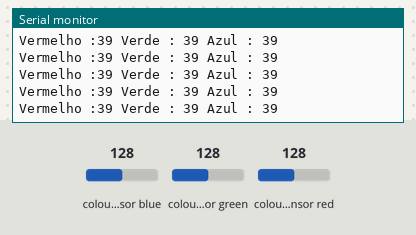
This program was run on a simulated Arduino Mega 2560, built with avr-gcc and run on an emulated ATmega2560. Parts: the last lines printed to the serial monitor. Wiring (inferred from the names in the program): TCS3200 colour sensor: output pin 10; S2 pin 12; S3 pin 11; S0 pin 8; S1 pin 9. The inputs (shaded band) are chosen by the test bench; at power-on: colour sensor blue 128, colour sensor green 128, colour sensor red 128.

Above: at 1.2 s.
1.3 s: colour sensor blue set to 5
At 2.3 s:
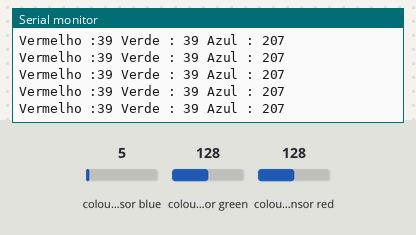
4.3 s: colour sensor green set to 5
At 5.4 s:
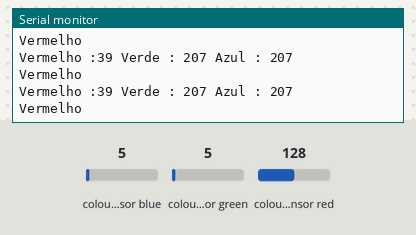
5.9 s: colour sensor red set to 5
At 6.03 s:
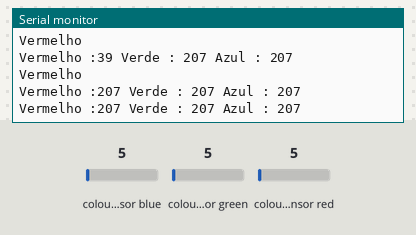

The program:

main.cpp
```cpp
#include<Arduino.h>
#include<Wire.h>

const int s0 = 8;
const int s1 = 9;
const int s2 = 12;
const int s3 = 11;
const int out = 10;

//Pinos do led RGB
int pinoledverm = 2;
int pinoledverd = 3;
int pinoledazul = 4;

//Variaveis cores
int red = 0;
int green = 0;
int blue = 0;

void setup(){
    pinMode(s0, OUTPUT);
    pinMode(s1, OUTPUT);
    pinMode(s2, OUTPUT);
    pinMode(s3, OUTPUT);
    pinMode(out, INPUT);
    Serial.begin(9600);
    digitalWrite(s0, HIGH);
    digitalWrite(s1, LOW);
}
void color(){
    //Rotina que le o valor das cores
    digitalWrite(s2, LOW);
    digitalWrite(s3, LOW);
    //count OUT, pRed, Vermelho
    red = pulseIn(out, HIGH);
    digitalWrite(s3, HIGH);
    //count OUT, pBLUE, Azul
    blue = pulseIn(out, HIGH);
    digitalWrite(s2, HIGH);
    //count OUT, pGreen, Verde
    green = pulseIn(out, HIGH);
}
void loop(){
    //Detecta a cor
    color();
    //Mostra valores no serial monitor
    Serial.print("Vermelho :");
    Serial.print(red);
    Serial.print(" Verde : ");
    Serial.print(green, DEC);
    Serial.print(" Azul : ");
    Serial.print(blue, DEC);
    Serial.println();

    //Verifica se a cor vermelha foi detectada
    if (red < blue && red < green && red < 100)
        Serial.println("Vermelho");
    //Verifica se a cor azul foi detectada
    else if (blue < red && blue < green && blue < 1000)
        Serial.println("Azul");
    //Verifica se a cor verde foi detectada
    else if (green < red && green < blue)
        Serial.println("Verde");

    Serial.println();
}
```

MotorDC.h
```cpp
#ifndef MOTORDC_H
#define MOTORDC_H
class MotorDC{
public:
    MotorDC(int pinoA,int pinoB,int pinoPwn);
    ~MotorDC();

    void andar_para_frente(int *velocidade);

    void andar_para_tras(int *velocidade);

    void parar();

private:
    int pinoA;
    int pinoB;
    int pinoPwn;  //de 0 a 250

    int velocidade;
};
#endif
```

MotorPasso.h
```cpp
#ifndef MOTORPASSO_H
#define MOTORPASSO_H
class MotorPasso{
public:
    MotorPasso();

    ~MotorPasso();

    void fechar();

    void abrir();
};

#endif
```

SensorCor.h
```cpp
#ifndef SENSOR_COR_H
class SensorCor{
public:
    SensorCor(int S2, int S3, double OUT, int s1, int s0);
    ~SensorCor();
    char ler_cor();
private:
    int S2;int S3; double OUT;int s1; int s0;
    void init(int s2, int s3, double OUT, int s1, int s0);
    double vermelho,azul,verde;
};

#endif
```

SensorUltrassom.h
```cpp
#include <Arduino.h>

class SensorUltrassom{
public:
	SensorUltrassom(int trigger, int echo);
	~SensorUltrassom();
	float distancia();
	float distancia_filtro();

private:
	void init(int out, int echo);
	int trigger;
	int echo;
	float dist;
};
```

MotorDC.cpp
```cpp
#include<MotorDC.h>
#include<Arduino.h>
#include<Wire.h>

MotorDC::MotorDC(int pinoA,int pinoB,int pinoPwn){
    this->pinoA = pinoA;
    this->pinoB = pinoB;
    this->pinoPwn = pinoPwn;
}
void MotorDC:: andar_para_frente(int* velocidade){
    digitalWrite(this->pinoA,HIGH);
    digitalWrite(this->pinoB, LOW);
    analogWrite(this->pinoPwn,*velocidade);

}
void MotorDC::andar_para_tras(int* velocidade){
    digitalWrite(this->pinoA, LOW);
    digitalWrite(this->pinoB, HIGH);
    analogWrite(this->pinoPwn, *velocidade);

}
void MotorDC::parar(){
    digitalWrite(this->pinoA, LOW);
    digitalWrite(this->pinoB, LOW);
}
```

MotorPasso.cpp
```cpp
#include<MotorPasso.h>
#include<Arduino.h>
#include<Wire.h>

MotorPasso::MotorPasso(){}

MotorPasso::~MotorPasso(){
    NULL;
}

void MotorPasso::abrir(){}

void MotorPasso::fechar(){}
```

SensorCor.cpp
```cpp
#include<SensorCor.h>
#include<Arduino.h>
void SensorCor::init(int s2,int s3, double out,int s1, int s0){
    this ->S2 = S2;
    this ->S3 = S3;
    this ->OUT = OUT;
    this->s1 = s1;
    this ->s0 =s0;
    pinMode(this->OUT, INPUT);
    pinMode(this->S2, OUTPUT);
    pinMode(this->S3, OUTPUT);
    pinMode(this->s0, OUTPUT);
    pinMode(this->s1, OUTPUT);
    digitalWrite(s0, HIGH);
    digitalWrite(s1, LOW);
}
SensorCor::~SensorCor(){
    ~this->S2 ;
    ~this->S3 ;
    ~this->s1 ;
    ~this->s0 ;
}
SensorCor::SensorCor(int S2, int S3, double OUT, int s1, int s0){
    /* Explicação PINOS:
        pinos S2, S3 são pinos de seleção para ligar a matriz
        correspondente de cada cor. pino OUT é a frequência que recebemos com aquela matriz
        que escolhemos.

        S2 LOW e S3 LOW == Vermelho
        S2 LOW e S3 HiGH == Azul
        S2 HIGH e S3 HIGH == Verde

    */
    this->init(S2,S3,OUT,s1,s0);
}
char SensorCor::ler_cor(){
    digitalWrite(this->S2, LOW);
    digitalWrite(this->S3, LOW);
    int vermelho = pulseIn(this->OUT, HIGH);
    Serial.println(vermelho);
    digitalWrite(this->S2, LOW);
    digitalWrite(this->S3, HIGH);
    int azul = pulseIn(this->OUT, HIGH);
    digitalWrite(this->S2, HIGH);
    digitalWrite(this->S3, HIGH);
    int verde = pulseIn(this->OUT, HIGH);
    if(vermelho<azul && vermelho<verde){
        return 'R';
    }
    else if(verde<azul && verde<vermelho){
        return 'G';
    }
    else if(azul<vermelho && azul<verde){
        return 'B';
    }
}
```

SensorUltrassom.cpp
```cpp
#include<SensorUltrassom.h>
#include<math.h>

void SensorUltrassom::init(int trigger, int echo){
	this->trigger = trigger;
	this->echo = echo;
	pinMode(this->trigger, OUTPUT);
	digitalWrite(this->trigger, LOW);
	float ultimas_distancias[3]={0,0,0};
}

SensorUltrassom::SensorUltrassom(int trigger, int echo) { this->init(trigger, echo); }

SensorUltrassom::~SensorUltrassom(){
	~this->trigger;
	~this->echo;
}

float SensorUltrassom::distancia(){
	digitalWrite(this->trigger, HIGH);
	delayMicroseconds(5);
	digitalWrite(this->trigger, LOW);
	float tempoEcho = pulseIn(this->echo, HIGH);
	this->dist = tempoEcho/58.8235;
	return this->dist;
}
```

Measured:
- after the input at 1.3 s, the serial monitor: prints a new line after 0.09 s (image 1)
- after the input at 4.3 s, the serial monitor: prints a new line after 0.09 s (image 2)
- after the input at 5.9 s, the serial monitor: prints a new line after 0.07 s (image 3)
